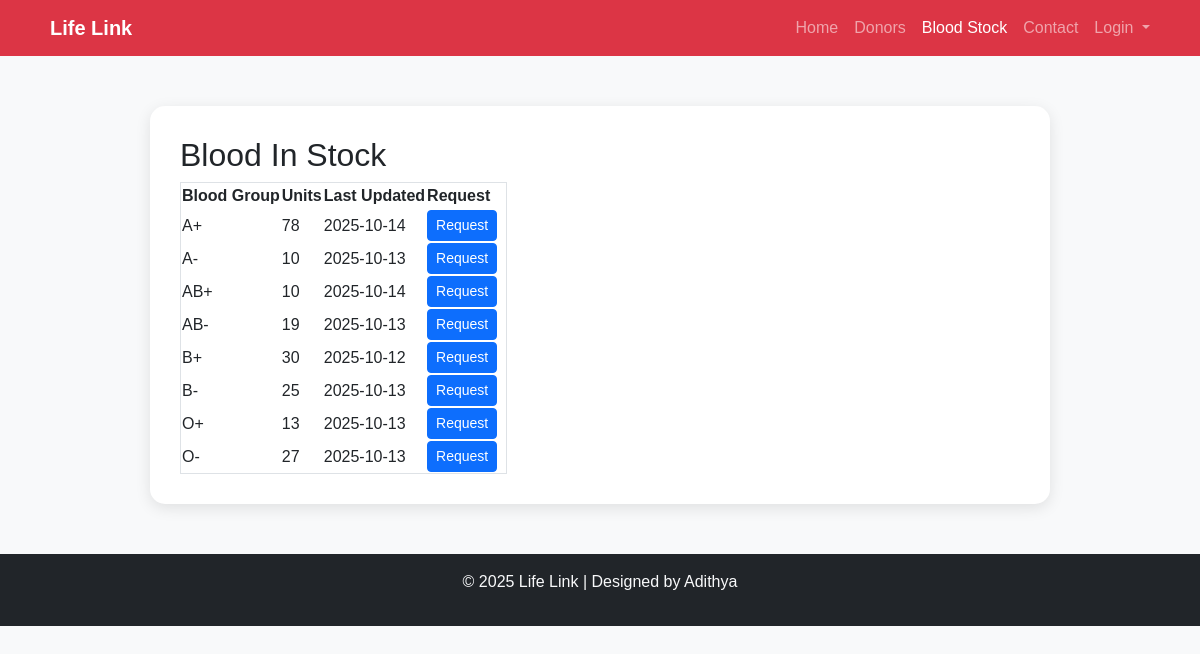
/stock_details/, run on an earlier commit of the app's database.
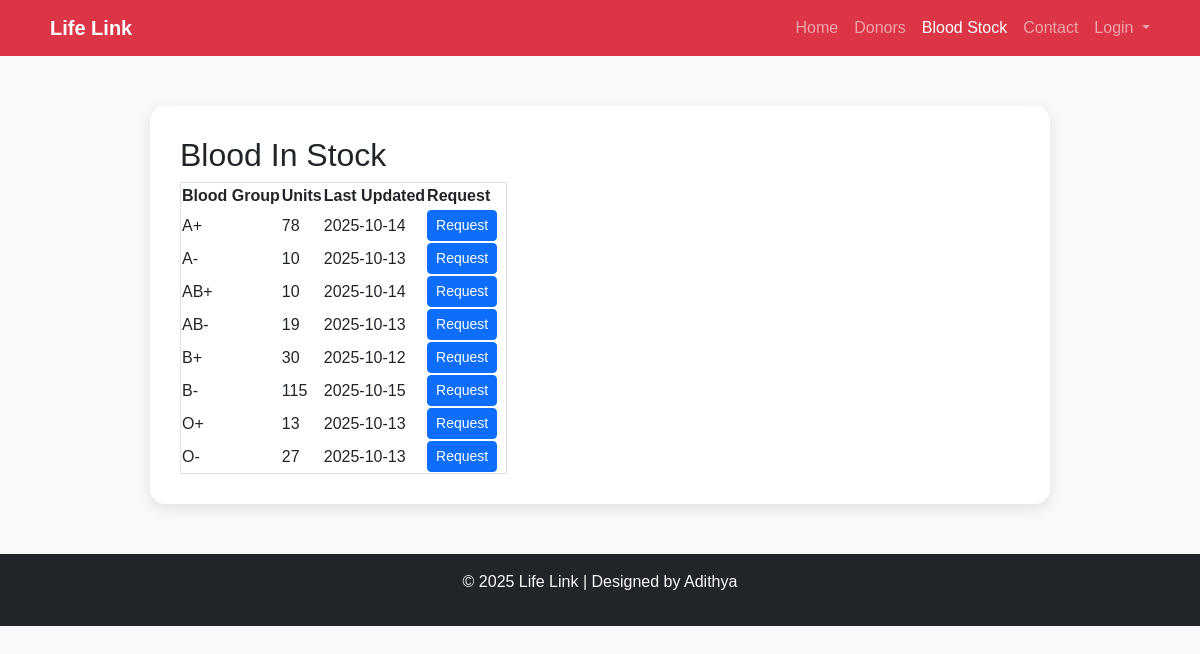
And on a later commit of the database.
### blood_bank_app/models.py (models this page shows, shortened)
class BloodStock(models.Model):
    BLOOD_GROUPS = [
        ('A+', 'A+'), ('A-', 'A-'),
        ('B+', 'B+'), ('B-', 'B-'),
        ('AB+', 'AB+'), ('AB-', 'AB-'),
        ('O+', 'O+'), ('O-', 'O-'),
    ]
    blood_group = models.CharField(max_length=3, choices=BLOOD_GROUPS, unique=True)
    units = models.PositiveIntegerField(default=0)
    last_updated = models.DateTimeField(auto_now=True)

### blood_bank_app/views.py (the view)
# urls.py: path('stock_details/', views.stock_details, name='stock_details'),
def stock_details(request):
    stocks = BloodStock.objects.all().order_by('blood_group')
    return render(request, 'patient/stock_details.html', {'stocks': stocks})

### blood_bank_app/templates/patient/stock_details.html (shortened to what this page needs)
<!DOCTYPE html>
<html lang="en">
<head>
  <link href="https://cdn.jsdelivr.net/npm/bootstrap@5.3.3/dist/css/bootstrap.min.css" rel="stylesheet">
</head>
<body>
  <nav class="navbar navbar-expand-lg navbar-dark bg-danger">
    <div class="container">
      <a class="navbar-brand fw-bold" href="#">Life Link</a>
      <div class="collapse navbar-collapse" id="navbarNav">
        <ul class="navbar-nav ms-auto">
          <li class="nav-item"><a class="nav-link" href="{% url 'home' %}">Home</a></li>
          <li class="nav-item"><a class="nav-link" href="#">Donors</a></li>
          <li class="nav-item"><a class="nav-link active" href="{% url 'blood_stock_list' %}">Blood Stock</a></li>
          <li class="nav-item"><a class="nav-link" href="{% url 'contact' %}">Contact</a></li>
          <li class="nav-item dropdown">
            <a class="nav-link dropdown-toggle" href="#" id="loginDropdown" role="button" data-bs-toggle="dropdown">
              Login
            </a>
          </li>
        </ul>
      </div>
    </div>
  </nav>
  <section class="contact-section">
    <div class="contact-card">
      <h2>Blood In Stock</h2>
    <table class="border">
        <thead>
            <tr>
                <th>Blood Group</th>
                <th>Units</th>
                <th>Last Updated</th>
                <th>Request</th>
            </tr>
        </thead>
        <tbody>
            {% for stock in stocks %}
            <tr>
                <td>{{ stock.blood_group }}</td>
                <td>{{ stock.units }}</td>
                <td>{{ stock.last_updated|date:"Y-m-d" }}</td>
                <td>
                  <a href="{% url 'update_blood_stock' stock.id %}" class="btn btn-primary btn-sm me-2">
                     Request
                  </a>
                </td>
            </tr>
            {% empty %}
            <tr><td colspan="4">No stock records found.</td></tr>
            {% endfor %}
        </tbody>
    </table>
    </div>
  </section>
  <footer class="text-center py-3 bg-dark text-light">
    <p>© 2025 Life Link  | Designed by Adithya</p>
  </footer>
</body>
</html>

What changed in the data, as far as the page shows it:
changed BloodStock (number 6 of 8 on the later page): units "25" → "115"; last_updated "2025-10-13" → "2025-10-15"
